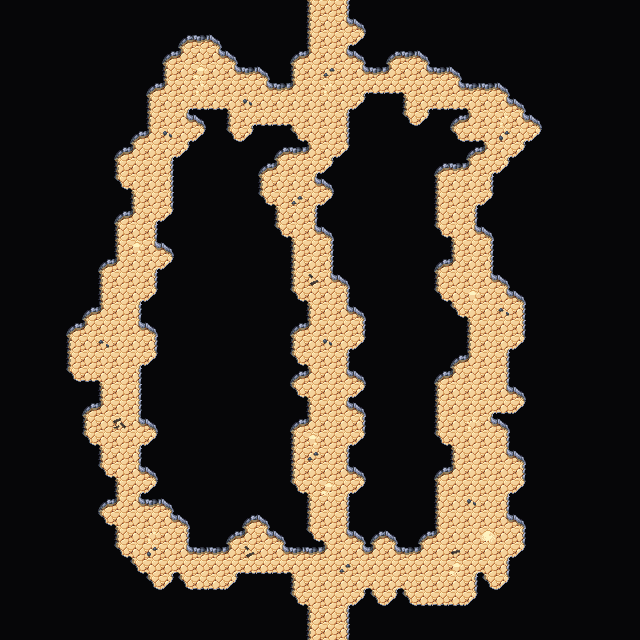

Rendered tile map (Tiled .tmx) drawn with the repository's tilesets; below, a short description and the map source with its tile grids summarised:
An orthogonal 40x40 tile map with 16x16 px tiles, 4 tile layers (Collision, Background, Walls, Clutter), 2 tilesets and 2 objects.

<map version="1.5" tiledversion="1.7.2" orientation="orthogonal" renderorder="right-down" width="40" height="40" tilewidth="16" tileheight="16" infinite="0" nextlayerid="7" nextobjectid="63">
 <editorsettings>
  <export target="wastetown..tmx" format="tmx" />
 </editorsettings>
 <tileset firstgid="1" source="../../../tileset/main.tsx" />
 <tileset firstgid="3477" source="../../../tileset/buildings.tsx" />
 <layer id="6" name="Collision" width="40" height="40">
  <data>[1600 cells, 0 non-empty, 0 distinct tile ids]</data>
 </layer>
 <layer id="1" name="Background" width="40" height="40">
  <data>[1600 cells, 1600 non-empty, 1 distinct tile ids]</data>
 </layer>
 <layer id="2" name="Walls" width="40" height="40">
  <data>[1600 cells, 1427 non-empty, 18 distinct tile ids]</data>
 </layer>
 <layer id="3" name="Clutter" width="40" height="40">
  <properties>
   <property name="spriteLayer" type="bool" value="true" />
  </properties>
  <data>[1600 cells, 26 non-empty, 11 distinct tile ids]</data>
 </layer>
 <objectgroup id="4" name="Objects">
  <object id="61" template="../../../obj/door_down.tx" x="319.333" y="19.3333">
   <properties>
    <property name="teleport" value="../common/maps/map/cave/cave_multilevel_4/cave_23E1.tmx" />
    <property name="teleportObjectId" value="61" />
   </properties>
  </object>
  <object id="62" template="../../../obj/door_up.tx" x="322.639" y="639.376">
   <properties>
    <property name="teleport" value="../common/maps/map/cave/cave_multilevel_4/cave_23G1.tmx" />
    <property name="teleportObjectId" value="61" />
   </properties>
  </object>
 </objectgroup>
</map>
